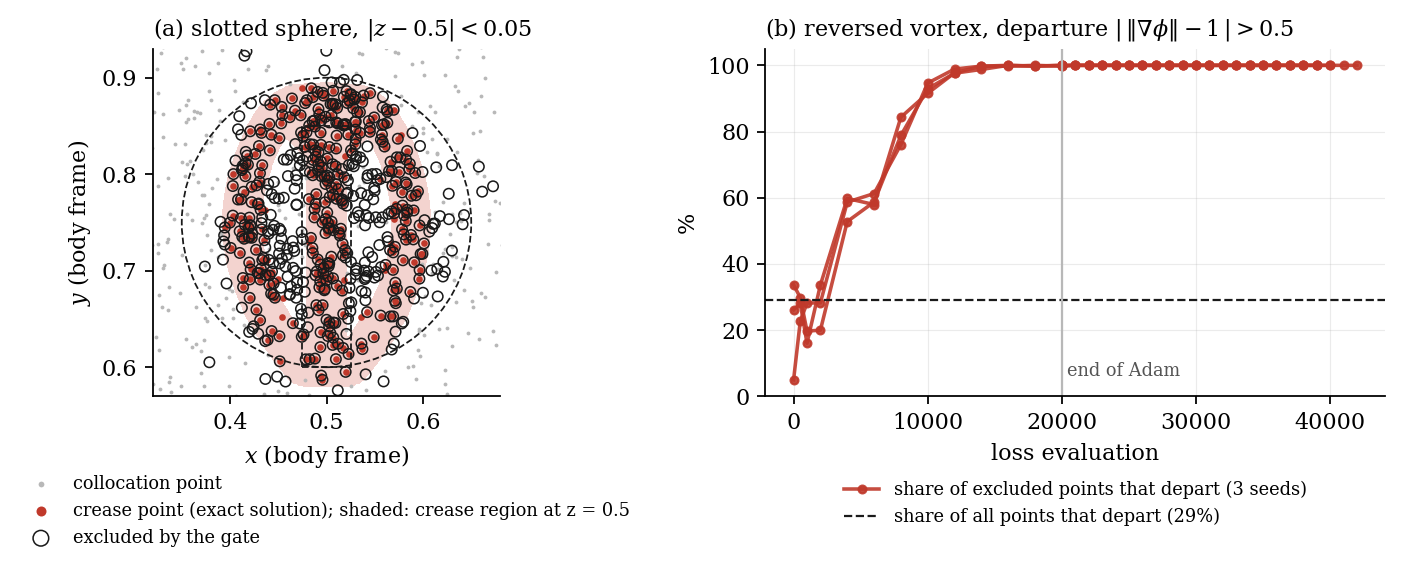

The script that saved this image:
"""Figure: what the gate removes (slotted sphere slice, vortex precision)."""
import json
import os

import matplotlib.pyplot as plt
import numpy as np
from matplotlib.patches import Circle, Rectangle

HERE = os.path.dirname(os.path.abspath(__file__))
RES = os.path.join(HERE, "..", "results", "ablations")
OUT = os.path.join(HERE, "fig_gate.pdf")

plt.rcParams.update({"font.family": "serif", "font.size": 10, "axes.linewidth": 0.8,
                     "mathtext.fontset": "dejavuserif"})
GREY, ACCENT, INK = "#b8b8b8", "#c0392b", "#1a1a1a"

fig, (a, b) = plt.subplots(1, 2, figsize=(9.0, 3.9), gridspec_kw={"width_ratios": [1, 1.35]})

# (a) slotted sphere: points in the body frame, slab |z - 0.5| < 0.05, three seeds pooled
xs, crease, gated = [], [], []
for s in (42, 43, 44):
    z = np.load(os.path.join(RES, "gate_diag_ZD3D", f"ZD3D_saw_seed{s}_q0.95_diag_arrays.npz"))
    X, g, k = z["k-1_X"], z["k-1_gate"], z["k-1_kinkjump0.02"] > 0.5
    t = X[:, 3] * 2 * np.pi
    dx, dy = X[:, 0] - 0.5, X[:, 1] - 0.5
    bx = 0.5 + np.cos(t) * dx + np.sin(t) * dy          # rotate back by -t
    by = 0.5 - np.sin(t) * dx + np.cos(t) * dy
    m = np.abs(X[:, 2] - 0.5) < 0.05
    xs.append(np.c_[bx, by][m]); crease.append(k[m]); gated.append(g[m])
P, C, G = np.vstack(xs), np.concatenate(crease), np.concatenate(gated)


def phi0(x, y, z):
    sph = np.sqrt((x - 0.5) ** 2 + (y - 0.75) ** 2 + (z - 0.5) ** 2) - 0.15
    q = np.stack([np.abs(x - 0.5) - 0.025, np.abs(y - 0.725) - 0.125, np.abs(z - 0.5) - 0.10 + 0 * x])
    box = np.linalg.norm(np.maximum(q, 0), axis=0) + np.minimum(q.max(0), 0)
    return np.maximum(sph, -box)


# region where the exact gradient jumps by > 0.5 within 0.02 (in-plane directions, z = 0.5)
n, e = 361, 1e-4
gx_, gy_ = np.meshgrid(np.linspace(0.32, 0.68, n), np.linspace(0.57, 0.93, n))
grad = lambda x, y: np.stack([(phi0(x + e, y, .5) - phi0(x - e, y, .5)) / (2 * e),
                              (phi0(x, y + e, .5) - phi0(x, y - e, .5)) / (2 * e),
                              (phi0(x, y, .5 + e) - phi0(x, y, .5 - e)) / (2 * e)])
g0, jump = grad(gx_, gy_), np.zeros_like(gx_)
for ang in np.linspace(0, 2 * np.pi, 24, endpoint=False):
    jump = np.maximum(jump, np.linalg.norm(grad(gx_ + 0.02 * np.cos(ang), gy_ + 0.02 * np.sin(ang)) - g0, axis=0))
a.contourf(gx_, gy_, (jump > 0.5).astype(float), levels=[0.5, 1.5], colors=["#f3d3cf"])
a.scatter(*P[~C & ~G].T, s=3, c=GREY, lw=0, label="collocation point")
a.scatter(*P[C].T, s=9, c=ACCENT, lw=0, label="crease point (exact solution); shaded: crease region at z = 0.5")
a.scatter(*P[G].T, s=22, facecolors="none", edgecolors=INK, lw=0.7, label="excluded by the gate")
a.add_patch(Circle((0.5, 0.75), 0.15, fill=False, ec=INK, lw=0.8, ls="--"))
a.add_patch(Rectangle((0.475, 0.60), 0.05, 0.25, fill=False, ec=INK, lw=0.8, ls="--"))
a.set(xlim=(0.32, 0.68), ylim=(0.57, 0.93), aspect="equal", xlabel="$x$ (body frame)",
      ylabel="$y$ (body frame)")
a.set_title("(a) slotted sphere, $|z-0.5|<0.05$", fontsize=10, loc="left")
a.legend(loc="lower center", bbox_to_anchor=(0.5, -0.48), fontsize=8, frameon=False, markerscale=1.5)

# (b) reversed vortex: precision of the gate against training progress
base = []
for i, s in enumerate((42, 43, 44)):
    D = [d for d in json.load(open(os.path.join(RES, "gate_diag_RV3D", f"RV3D_saw_seed{s}_q0.95_diag.json")))
         if d["call"] >= 0]
    c = np.array([d["call"] for d in D]); p = np.array([d["gate_dep0.5_prec"] for d in D])
    base += [d["gate_dep0.5_base"] for d in D]
    b.plot(c, 100 * p, color=ACCENT, lw=1.6, marker="o", ms=3.5, alpha=0.9,
           label="share of excluded points that depart (3 seeds)" if i == 0 else None)
b.axhline(100 * np.mean(base), color=INK, lw=1.0, ls="--",
          label=f"share of all points that depart ({100 * np.mean(base):.0f}%)")
b.axvline(2e4, color=GREY, lw=1.0)
b.text(2e4 + 400, 6, "end of Adam", fontsize=8, color="#555555")
b.set(ylim=(0, 105), xlabel="loss evaluation", ylabel="%")
b.set_title(r"(b) reversed vortex, departure $|\,\|\nabla\phi\|-1\,|>0.5$", fontsize=10, loc="left")
b.grid(alpha=0.25, lw=0.5)
b.legend(loc="lower center", bbox_to_anchor=(0.5, -0.42), fontsize=8, frameon=False)
for ax in (a, b):
    ax.spines[["top", "right"]].set_visible(False)

fig.tight_layout()
fig.savefig(OUT, bbox_inches="tight")
fig.savefig(OUT.replace(".pdf", ".png"), dpi=160, bbox_inches="tight")
print("saved", OUT, "points in slab", len(P), "crease", C.sum(), "gated", G.sum(), "both", (C & G).sum())
